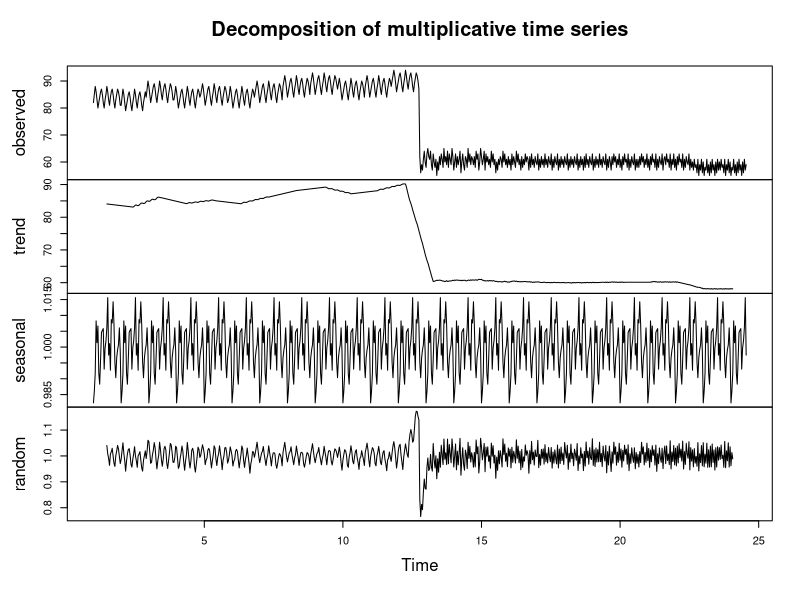
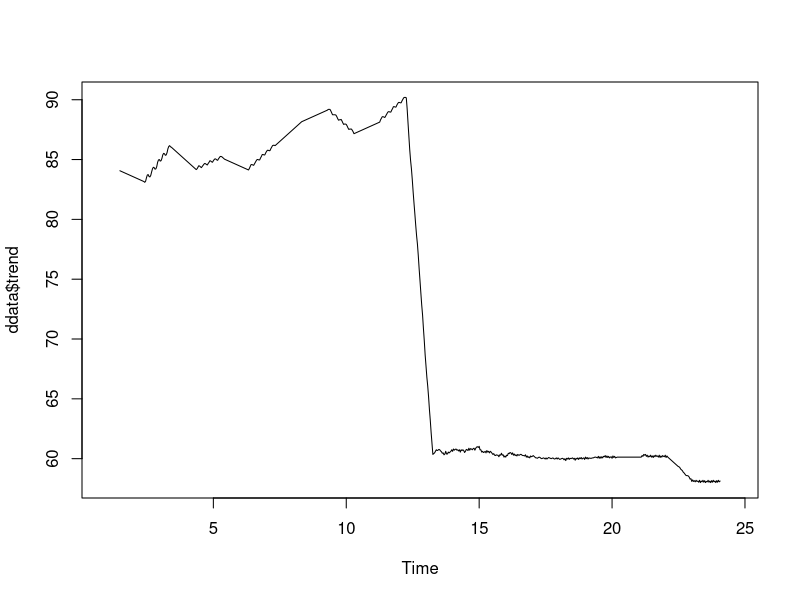
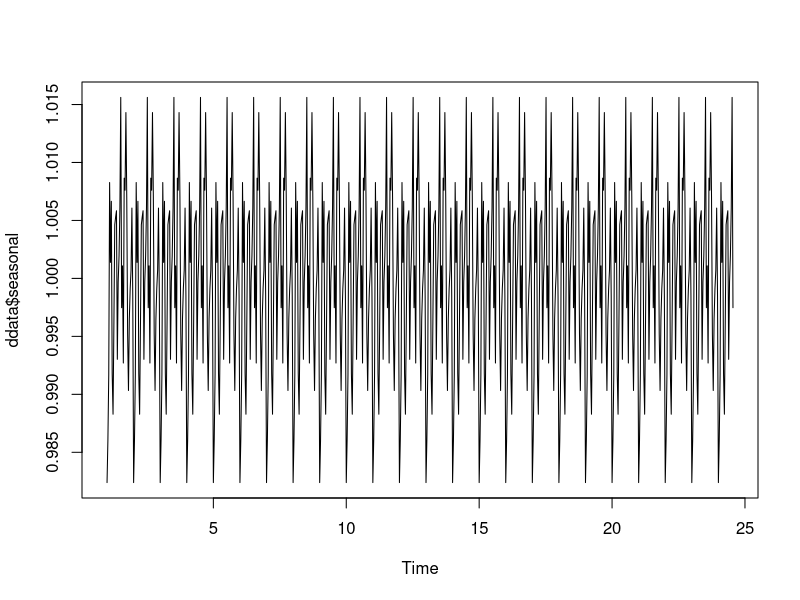
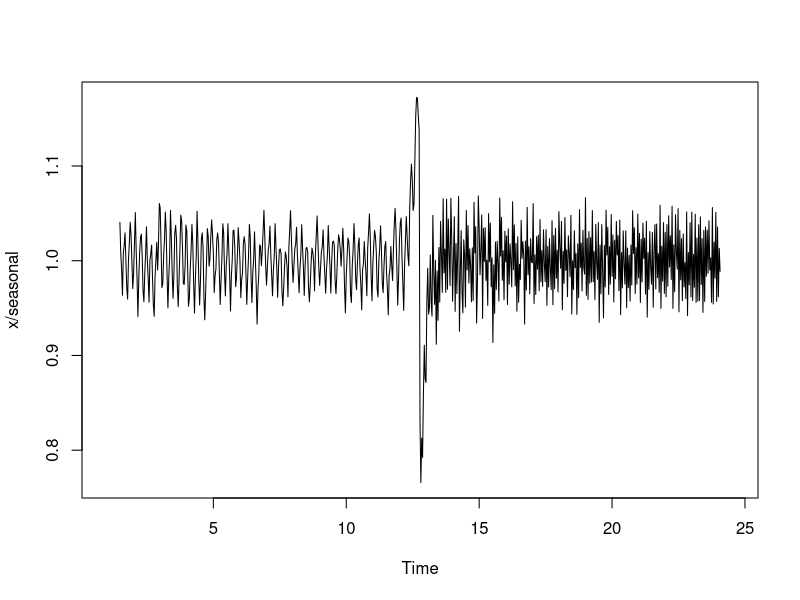
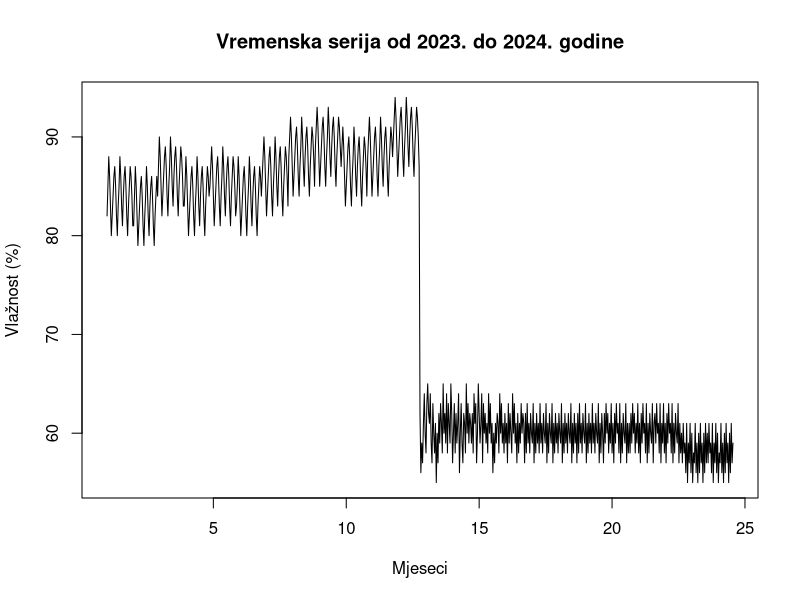
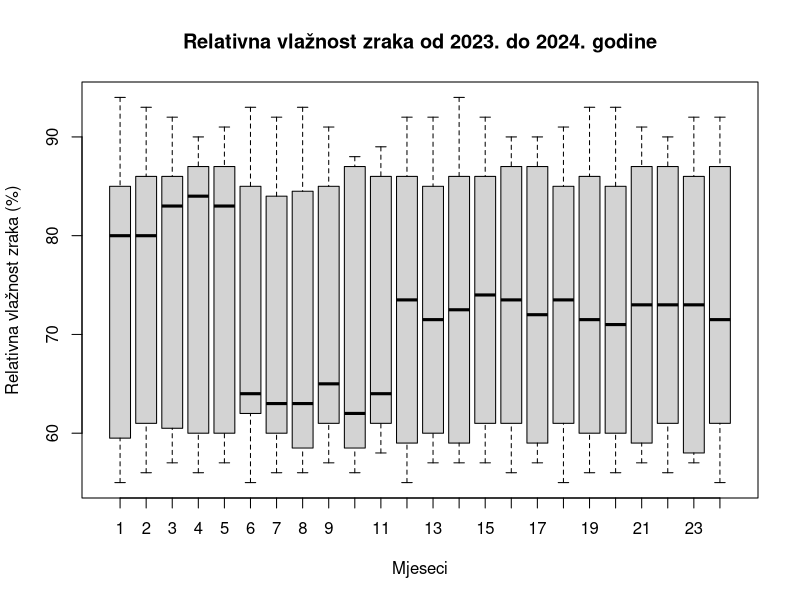
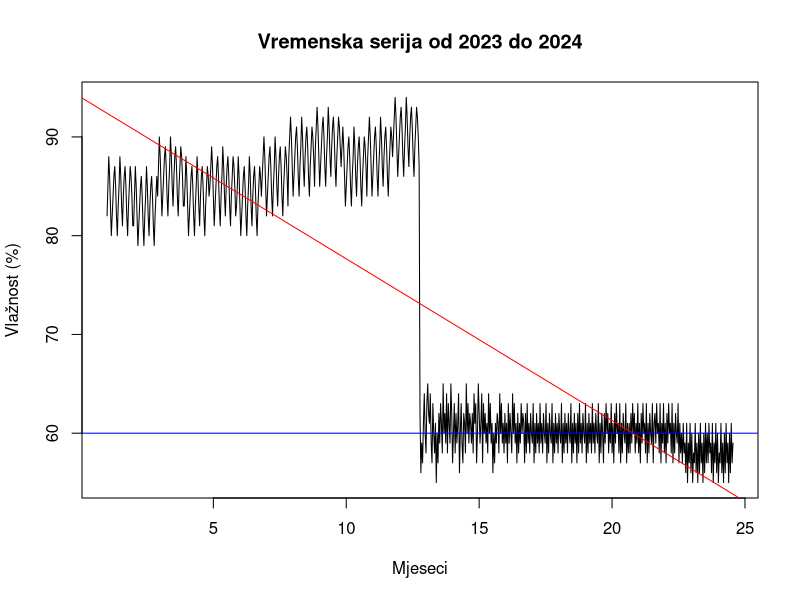
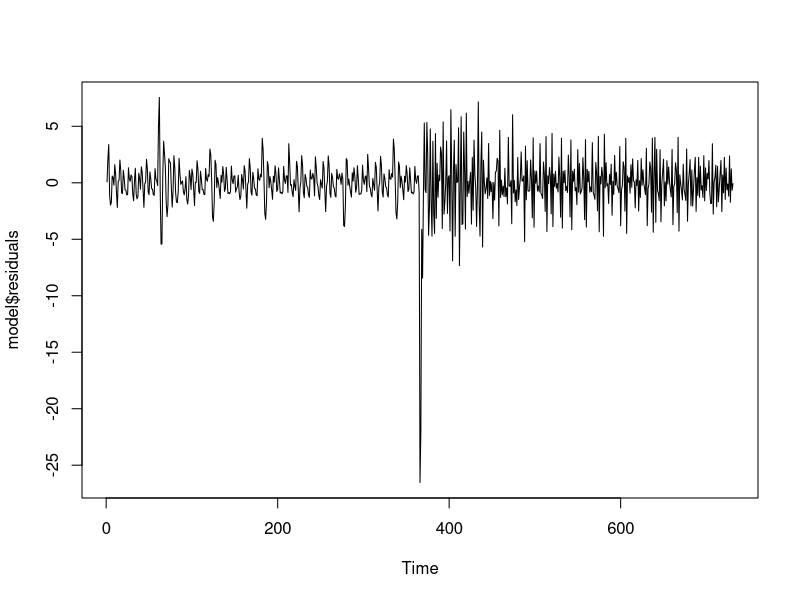

These charts were generated, in order, by the following R code:
#install.packages("forecast")
library(forecast)

# Učitavanje podataka iz datoteke:
podaci <- read.csv("merged_data.csv")
podaci

# Podjela podataka da se samo ispiše humidity:
podaci_humidity <- podaci[2]
podaci_humidity

class(podaci_humidity)

# Kreiranje vremenske serije:
tsp <- ts(podaci_humidity, frequency = 24)
tsp

# Pregled vremenske serije:
class(tsp)
start(tsp)
end(tsp)
frequency(tsp)
summary(tsp)

# Dijeljenje podataka na 4 komponente:
tsdata <- ts(podaci_humidity, frequency = 31)
ddata <- decompose(tsdata, "multiplicative")
plot(ddata)

# Prikaz svake komponente posebno:
plot(ddata$trend)
plot(ddata$seasonal)
plot(ddata$random)

plot(tsdata,
     main="Vremenska serija od 2023. do 2024. godine",
     ylab = "Vlažnost (%)",
     xlab = "Mjeseci")

# Prikaz boxplot dijagrama:
boxplot(tsp~cycle(tsp),
        xlab="Mjeseci", 
        ylab="Relativna vlažnost zraka (%)", 
        main = "Relativna vlažnost zraka od 2023. do 2024. godine")

# Auto arima:
model <- auto.arima(podaci_humidity)
model

plot(tsdata,
     main = "Vremenska serija od 2023 do 2024",
     ylab = "Vlažnost (%)",
     xlab = "Mjeseci")
abline(reg=lm(tsdata~time(tsdata)), col='red')
abline(h=60, col="blue")

# Graf reziduala:
plot.ts(model$residuals)

# Predviđanje kretanja relativne vlažnosti zraka slijedećih 5 godina:
myforecast <- forecast(model, level=c(95), h=5*12)
plot(myforecast,
     main = "Predviđanje kretanja relativne vlažnosti zraka kroz slijedećih 5 godina",
     ylab = "Vlažnost (%)",
     xlab = "Dani")

#Validacija modela odabirom vrijednosti kašnjenja:
Box.test(model$resid, lag=5, type="Ljung-Box")
Box.test(model$resid, lag=10, type="Ljung-Box")
Box.test(model$resid, lag=15, type="Ljung-Box")
